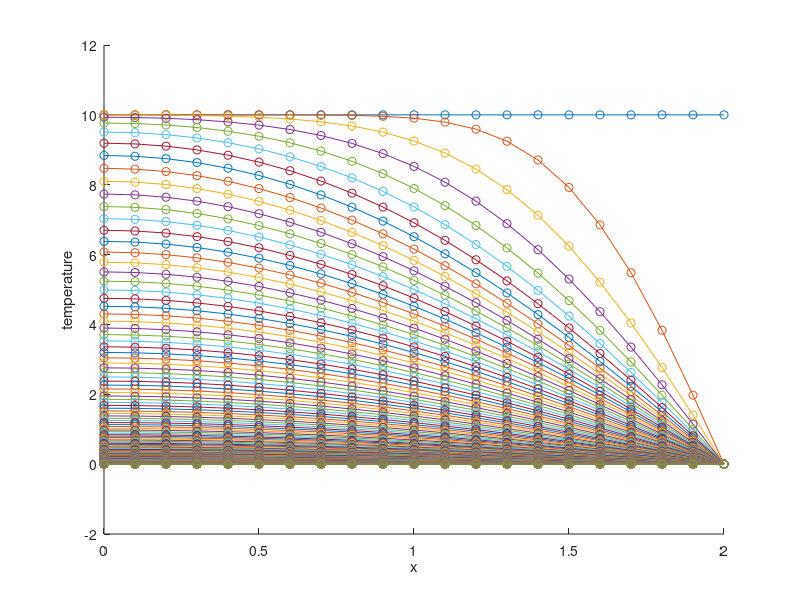

The MATLAB source for this figure:
% program 
% D1_dyn_ND_T_with_prod_explicit_euler_dr
% problem: a*dT/dt = k*d^2T/dx^2+s(x),  0<=x<=Len
% for x = 0, -k*dT/dx=q0                (boundary condition Neumann)
% for x = Len, T = TL                   (boundary condition Dirichlet)
% for t = 0, T = 10                      (initial condition)
% s(x) = 10exp(-5x^2/Len^2)
% Explicit Euler

clear; clc;
% data of problem
ro     =   0.5;        % density
cp     =   0.5;        % specific heat capacity
k      =   1.0;        % thermal conductivity
Len    =   2.0;        % length
q0     =   0.0;        % heat flow at left end    (x = 0)
TL     =   0.0;        % temperature at right end (x = Len)

% data of problem w.r.t. time
t_max  =  4.0;        % max time
dt     =   0.0004;       % time step
tnodes = 1 + t_max/dt; % number of time nodes

% data for solution with FEM
nel    = 20;           % number of elements       
npe    =  2;           % number of nodes per element
nnodes = nel + 1;      % total number of nodes

Z      = zeros(nel,npe);          % connectivity matrix
A      = zeros(2,2);              % local Laplacian matrix
B      = zeros(2,2);              % local mass matrix 
L      = zeros(nnodes,nnodes);    % global Laplacian matrix
M      = zeros(nnodes,nnodes);    % global mass matrix
c      = zeros(nnodes,1);         % vector created by Neumann conditions

x      = zeros(nnodes,1);         % x-coordinate of nodes
T      = zeros(nnodes,tnodes);    % solution matrix w.r.t. x and t 
s      = zeros(nnodes,1);         % vector that shows the heat production
                                  % at all nodes
Ag     = zeros(nnodes,nnodes);    % global matrix of system 
bg     = zeros(nnodes,1     );    % global vector of system 

b      = zeros(nnodes,1     );    %  

dx     = Len/nel;                 % length of each element 

A      = 1/dx*[+1, -1;-1, +1];    % local Laplacian matrix
B      = dx/6*[+2, +1;+1, +2];    % local mass matrix

% computation of vector x
for i = 1:nel
    x(i,1) = (i-1)*dx;
end
x(nnodes,1) = Len;

% computation of vector s
%s = 10*exp(-5*x.^2/Len^2);

% Evaluation of matrix Z
for ie = 1:nel                  % index for element
    for i = 1:npe               % index for local numbering
        Z(ie,i) = ie + i - 1;   % connectivity matrix
                                % global numbering of a node that belongs
                                % to element ie and has local index i
    end
end

% Evaluation of matrices L and M
for ie = 1:nel                  % index for element
    for i = 1:npe               % index for local numbering
        ig = Z(ie,i);           % global numbering of a node that belongs
                                % to element ie and has local index i 
        for j = 1:npe           % index for local numbering
            jg = Z(ie,j);       % global numbering of a node that belongs
                                % to element ie and has local index j 
            L(ig,jg) = L(ig,jg) + A(i,j); % contribution of local 
                                          % Laplacian matrix 
            M(ig,jg) = M(ig,jg) + B(i,j); % contribution of local 
                                          % mass matrix 
        end
    end
end

% Evaluation of vector c
c(1,1) = q0;

% Evaluation of vector b
b = zeros(nnodes,1) + c;

% Initial condition
T(:,1) = 10*ones(nnodes,1); 

% Explicit Euler
M_new  = ro*cp*M;
L_new  = k*L;
Ag     = M_new;
% Apply Dirichlet condition on right end
Ag(nnodes,:)      = zeros(1,nnodes); % set zero to all elements of last row
Ag(nnodes,nnodes) = 1.0;             % set Ag(nnodes,nnodes) = 1
for i_time = 2:tnodes
    bg = M_new*T(:,i_time-1) + dt*(b-L_new*T(:,i_time-1));
    % Apply Dirichlet condition on right end
    bg(nnodes,1) = TL;
    T (:,i_time) = Ag\bg;
end

figure(1)
hold on
for i_time = 1:50:tnodes
    plot(x,T(:,i_time),'-o')
    %plot(xx,TT(xx,(i_time-1)*dt),'-k')
    axis([0 Len -2 12])         % keeps y axis fixed
    xlabel('x')                 % title of x axis
    ylabel('temperature')       % title of y axis
    pause(0.1)                  % sets time distance between two figures
end





%{
%analytical solution
 syms w xx tt
 TT(xx,tt) = symsum((40/((2*w-1)*pi)*sin((2*w-1)*pi/2) ...
   *cos((2*w-1)*pi/4*xx)*exp(-4*w^2*tt)), w, 1, Inf);

xx=[0:0.5:2];

figure(1)
hold on
for i_time = 1:50:tnodes
    plot(x,T(:,i_time),'-o')
    plot(xx,TT(xx,(i_time-1)*dt),'-k')
    axis([0 Len -2 12])         % keeps y axis fixed
    xlabel('x')                 % title of x axis
    ylabel('temperature')       % title of y axis
    pause(0.01)                  % sets time distance between two figures
end
%}
%{

%analytical solution
 syms w xx tt
 TT(xx,tt) = symsum((40/((2*w-1)*pi)*sin((2*w-1)*pi/2) ...
   *cos((2*w-1)*pi/4*xx)*exp(-4*w^2*tt)), w, 1, Inf);

xx=[0:0.5:2];


figure(1)

hold on
    axis([0 Len -2 12])        % keeps y axis fixed
    xlabel('x')                 % title of x axis
    ylabel('temperature')       % title of y axis
 
for i_time = 1:1000:tnodes
    plot(x,T(:,i_time),'-o')
    plot(xx,TT(xx,(i_time-1)*dt),'-k')
    pause(0.2)                  % sets time distance between two figures
end
hold off
%}